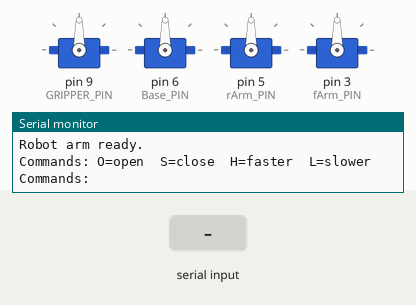
This sketch was run on a simulated Arduino Uno, built with avr-gcc and run on an emulated ATmega328P. Shown: 4 × servo, the last lines printed to the serial monitor. The inputs (shaded band) are chosen by the test bench.

Above: at 1.4 s.
1.5 s: "S90\n" received over Serial
At 2.9 s:
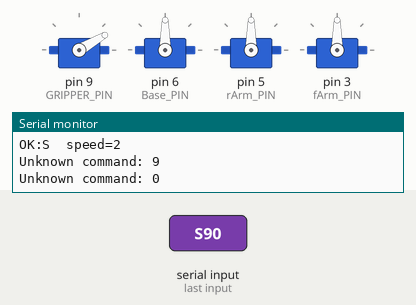
3.4 s: byte 98 ('b') received over Serial
At 5.4 s:
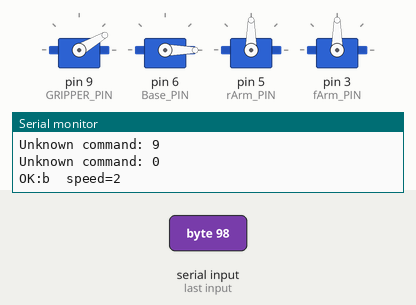
6.4 s: byte 114 ('r') received over Serial
At 8.9 s:
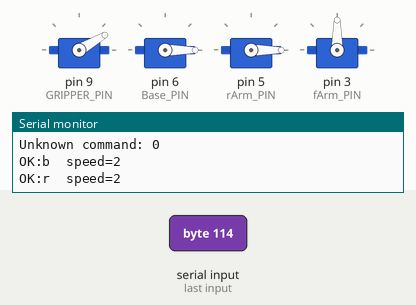
9.4 s: byte 102 ('f') received over Serial
At 12.1 s:
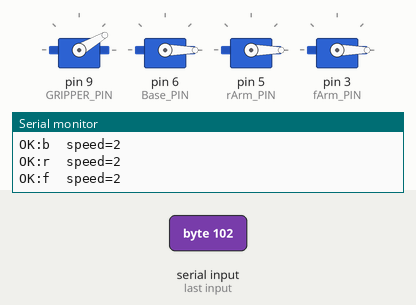
12.4 s: byte 79 ('O') received over Serial
At 13.6 s:
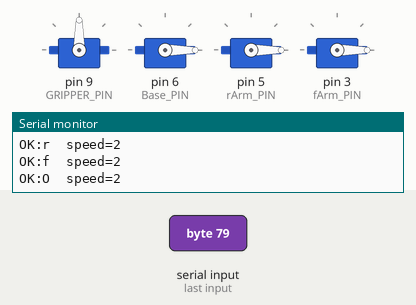
14.3 s: "S,45\n" received over Serial
At 14.45 s:
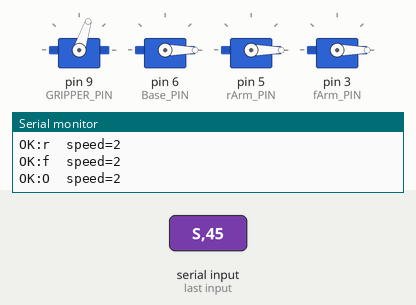
Timing chart, 0 to 17.2 s (numbered marks = the images above; inputs shaded):
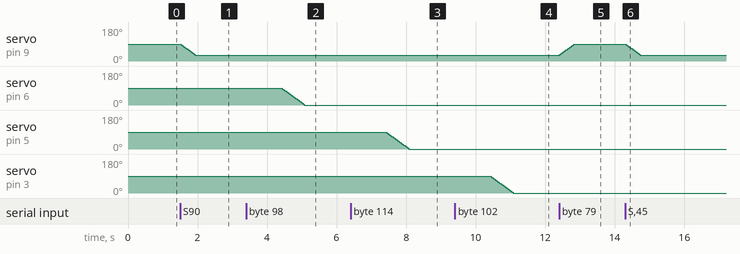

The sketch:

mearm___final_1.ino
```cpp
/*
 *  上位机 (电脑串口监视器) 发送单字符指令, 机械臂执行:
 *
 *    'b,topos'  -> 移动基底  （到达目标角度）
 *    'f,topos'  -> 移动小前臂（到达目标角度）
 *    'r,topos'  -> 移动大后臂（到达目标角度）
 *    'O'  ->  爪子张开
 *    'S'  ->  爪子关闭
 *    'H'  ->  提升整体运行速度 (速度档位 +1)
 *    'L'  ->  降低整体运行速度 (速度档位 -1)
 *
 *  收到指令后, 串口回传确认信息, 便于上位机/调试查看。
 *
 *  --------------------------------------------
 *    - 舵机信号线分别接下方 GRIPPER_PIN / Base_PIN / rArm_PIN / fArm_PIN
 *    - 舵机电源(VCC)建议独立供电(5~6V), 与 Arduino 共地(GND)
 *    - 棕色/黑色线 = GND, 红色 = VCC, 橙色/黄色 = 信号
 *  --------------------------------------------
 */

#include <Servo.h>

/* ==================== 配置区 (按实际硬件修改) ==================== */

// 舵机引脚定义
#define GRIPPER_PIN   9    // 爪子舵机
#define Base_PIN     6    // 关节1 (底座旋转)                              记得要改引脚
#define rArm_PIN     5    // 关节2 (大臂)
#define fArm_PIN     3    // 关节3 (小臂)

// 爪子开 / 关 角度 (单位: 度, 0~180, 按舵机实际行程调整)
#define GRIP_OPEN_ANGLE   90
#define GRIP_CLOSE_ANGLE  30

// 串口波特率
#define BAUD_RATE         9600

// 速度档位: 数组元素 = 每一步进之间的延时(ms), 值越小速度越快
#define SPEED_LEVELS      5
const int speedDelay[SPEED_LEVELS] = {5, 10, 15, 20, 25};

// 舵机动作步进角度 (每次移动的度数, 越小越平滑)
#define STEP_ANGLE        2

/* ==================== 全局变量 ==================== */

Servo gripper;
Servo Base;
Servo rArm;
Servo fArm;

// 当前速度档位 (0 ~ SPEED_LEVELS-1), 初始为中间档
int speedIndex = 2;

// 爪子当前角度 (记录以实现平滑步进)
int gripperAngle = GRIP_OPEN_ANGLE;
//各舵机当前角度以及目标角度
int toPos =90;
int fromPos=90;

//确定各各舵机的最大值最小值（防止机器臂超出实际的移动角度）
const int maxbase;            //先通过另一个程序确定再填写进入                                 记得和机械的同学沟通一下
const int maxfArm;
const int maxrArm;
const int maxclaw;

const int minbase;
const int minfArm;
const int minrArm;
const int minclaw;


/* ==================== 工具函数 ==================== */

// 平滑移动舵机到目标角度 (按步进 + 当前速度档位延时)
void moveServo(Servo &servo, int &current, int target) {
  if (target == current) return;

  int step = (target > current) ? STEP_ANGLE : -STEP_ANGLE;
  while (current != target) {
    current += step;

    // 防止越过目标
    if ((step > 0 && current > target) || (step < 0 && current < target)) {
      current = target;
    }

    servo.write(current);
    delay(speedDelay[speedIndex]);
  }
}

// 回传确认信息
void ack(char cmd) {
  Serial.print("OK:");
  Serial.print(cmd);
  Serial.print("  speed=");
  Serial.println(speedIndex);
}


/* ==================== 初始化 ==================== */

void setup() {
  Serial.begin(BAUD_RATE);

  // 初始化舵机并归位
  gripper.attach(GRIPPER_PIN);
  delay(50);
  Base.attach(Base_PIN);
  delay(50);
  rArm.attach(rArm_PIN);
  delay(50);
  fArm.attach(fArm_PIN);
  delay(50);

  // 爪子初始为张开
  gripper.write(GRIP_OPEN_ANGLE);
  gripperAngle = GRIP_OPEN_ANGLE;
  delay(10);

  // 关节归中位 (可按需调整)
  Base.write(90);
  delay(10);
  rArm.write(90);
  delay(10);
  fArm.write(90);
  delay(10);

  Serial.println("Robot arm ready.");
  Serial.println("Commands: O=open  S=close  H=faster  L=slower");
  Serial.println("Commands:");
}

/* ==================== 主循环 ==================== */

void loop() {
  // 等待上位机发送指令
  if (Serial.available() > 0) {
    char cmd = Serial.read();

    switch (cmd) {
      case 'b':   // 基底移动
        fromPos=Base.read();
        delay(10);
        toPos = Serial.parseInt();
        if(toPos<=maxbase&&toPos>=minbase)
        {moveServo(Base,fromPos,toPos);
        ack(cmd);}
        else{Serial.println("out of the Limit!!");}
        break;

      case 'r':   // 后臂移动
        fromPos=rArm.read();
        delay(10);
        toPos = Serial.parseInt();
        if(toPos<=maxrArm&&toPos>=minrArm)
        {moveServo(rArm,fromPos,toPos);
        ack(cmd);}
        else{Serial.println("out of the Limit!!");}
        break;

      case 'f':  // 前臂移动
        fromPos=fArm.read();
        delay(10);
        toPos = Serial.parseInt();
        if(toPos<=maxfArm&&toPos>=minfArm)
        {moveServo(fArm,fromPos,toPos);
        ack(cmd);}
        else{Serial.println("out of the Limit!!");}
        break;

      case 'O':  // 爪子张开
        moveServo(gripper, gripperAngle, GRIP_OPEN_ANGLE);
        ack(cmd);
        break;

      case 'S':  // 爪子关闭
        moveServo(gripper, gripperAngle, GRIP_CLOSE_ANGLE);
        ack(cmd);
        break;

      case 'H':  // 加速: 档位-1, 有下限保护
        if (speedIndex > 0) {
          speedIndex--;
        }
        ack(cmd);
        break;

      case 'L':  // 减速: 档位+1, 有上限保护
        if (speedIndex < SPEED_LEVELS - 1) {
          speedIndex++;
        }
        ack(cmd);
        break;

      default:
        // 忽略空白字符与非法指令
        if (cmd != '\n' && cmd != '\r' && cmd != ' ' && cmd != '\t') {
          Serial.print("Unknown command: ");
          Serial.println(cmd);
        }
        break;
    }
  }
}
```

Measured:
- after the input at 1.5 s, servo on pin 9 (GRIPPER_PIN): moves from 90° to 30° over 0.44 s, starting at once
- after the input at 3.4 s, servo on pin 6 (Base_PIN): moves from 90° to 0° over 0.66 s, starting after 1.0 s
- after the input at 6.4 s, servo on pin 5 (rArm_PIN): moves from 90° to 0° over 0.66 s, starting after 1.0 s
- after the input at 9.4 s, servo on pin 3 (fArm_PIN): moves from 90° to 0° over 0.66 s, starting after 1.0 s
- after the input at 12.4 s, servo on pin 9 (GRIPPER_PIN): moves from 30° to 90° over 0.44 s, starting at once
- after the input at 14.3 s, servo on pin 9 (GRIPPER_PIN): moves from 90° to 30° over 0.44 s, starting at once
